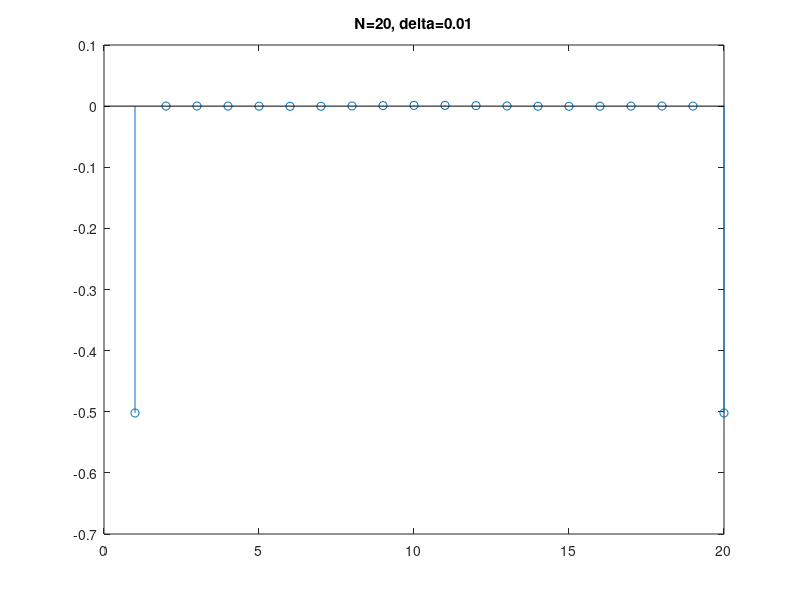
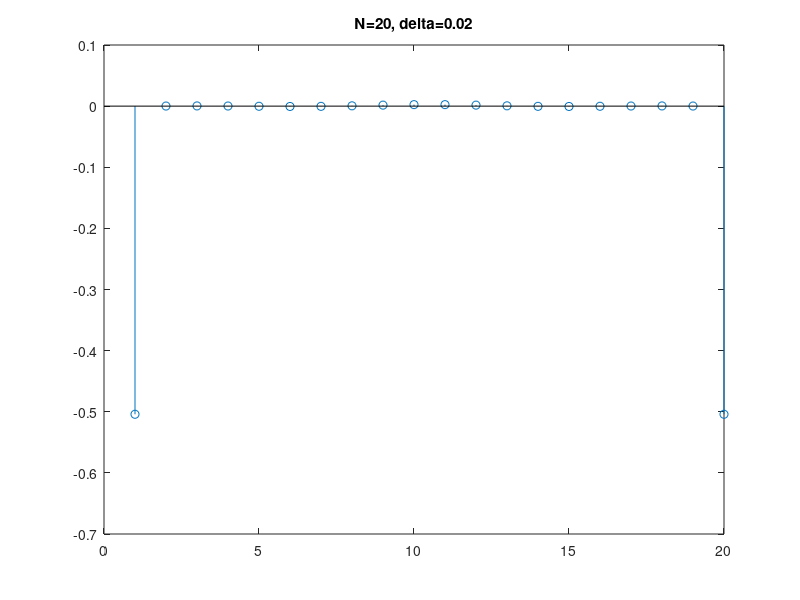
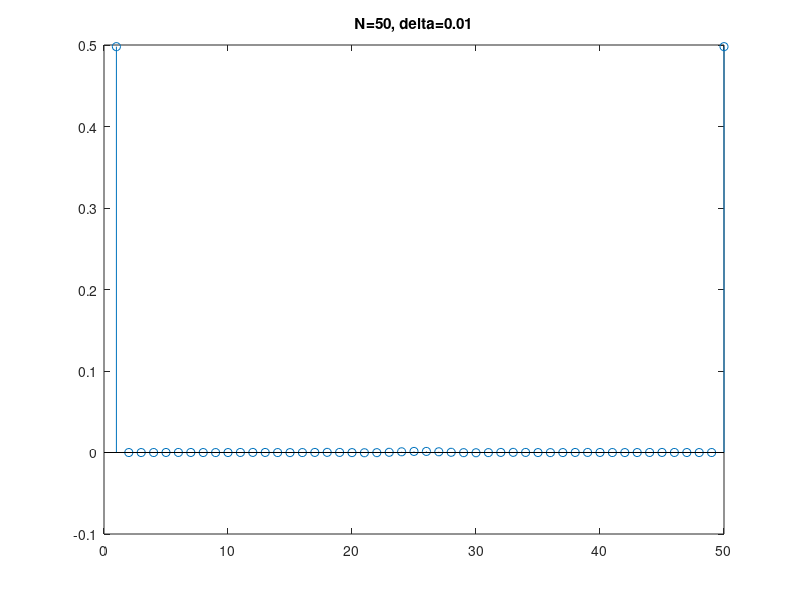
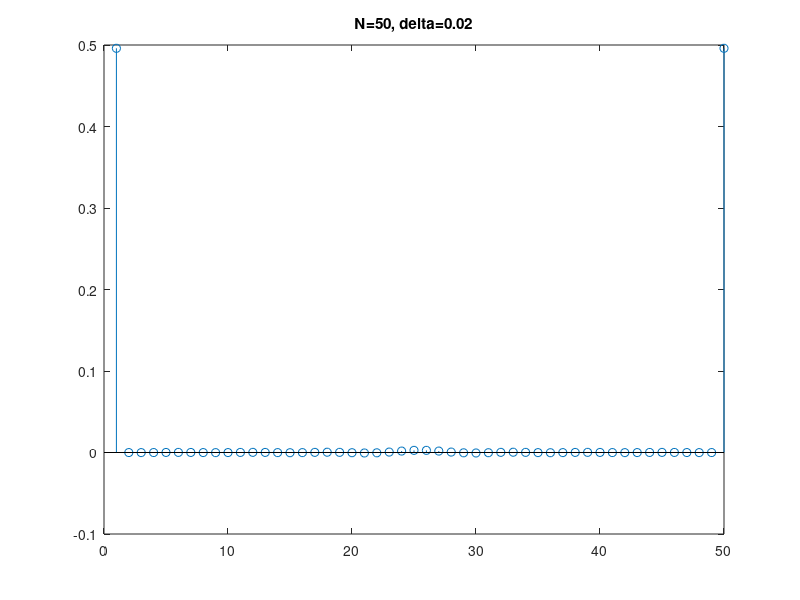

The MATLAB source for these figures, in order:
close all
clc
% clear
fc = 1/3;
N = [20, 50, 150]; 
N_values = [20, 50, 150];
Rs = [10, 20];
delta = [0.01, 0.02];
for i = 1:length(N)
    for j = 1:length(delta)
    figure;
%     subplot(length(delta),1,j);
    win = chebwin(N(i), delta(j));
   h = fir1(N(i)-1, fc, 'low', win);

        stem(h);
%     hfvt = fvtool(dchebwin);
% hfvt = fvtool(chebwin);
% legend(hfvt);
%     plot(h);
%     freqz(h, 1, 1024, 1);
    title(sprintf('N=%d, delta=%.2f', N(i), delta(j)));


    end
end
for i = 1:length(N_values)
     figure;
    for j = 1:length(Rs)
        [b, a] = cheby2(N_values(i), Rs(j), fc, 'low');
        
%         figure;
        subplot(length(Rs),1,j);
        stem(0:length(b)-1, b);
        title(sprintf('IIR Filter Order = %d, Rs =%d', N_values(i), Rs(j)));
        
    end
end
